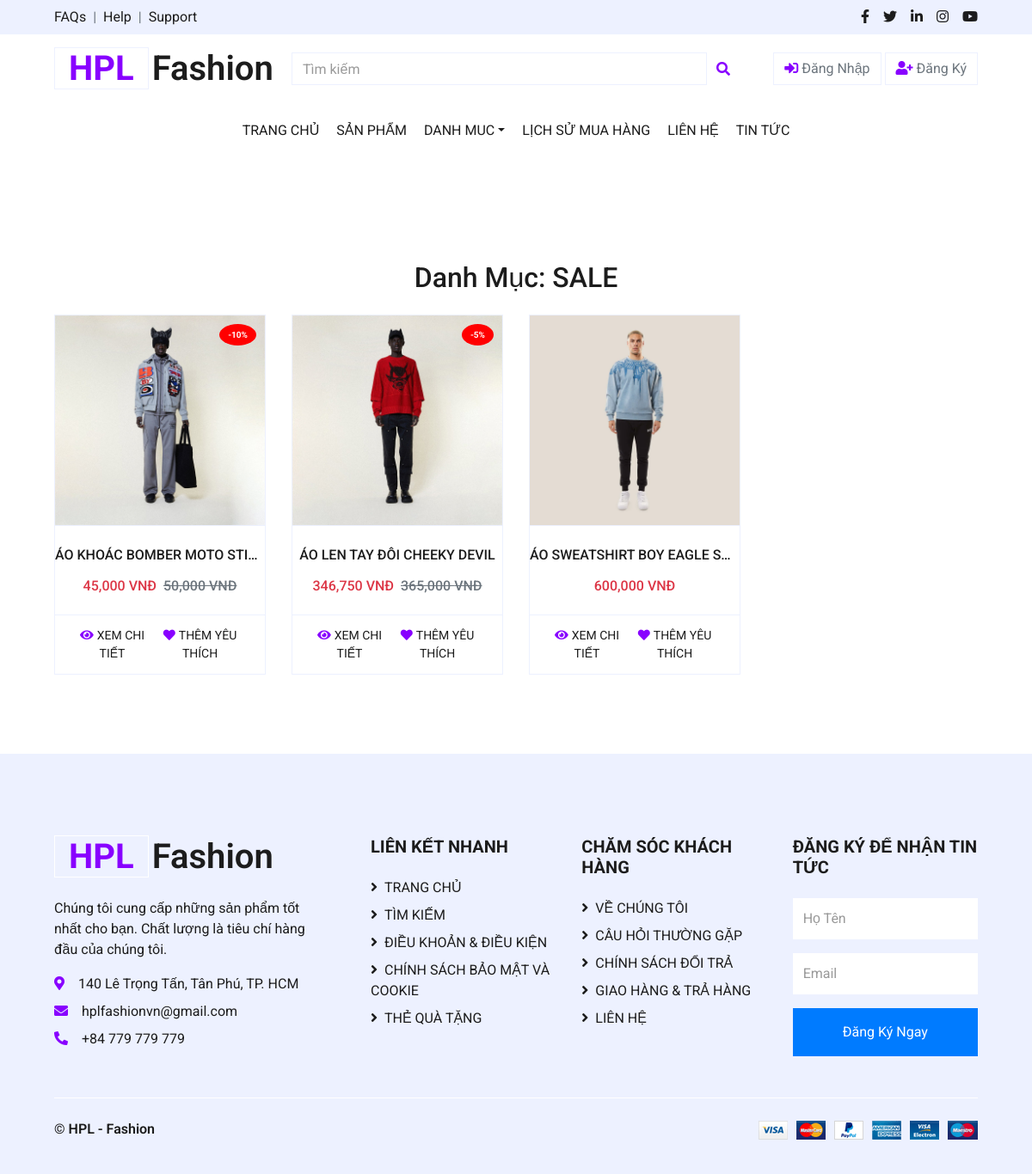
The app's page /views/collection.php?category_id=1, older data.
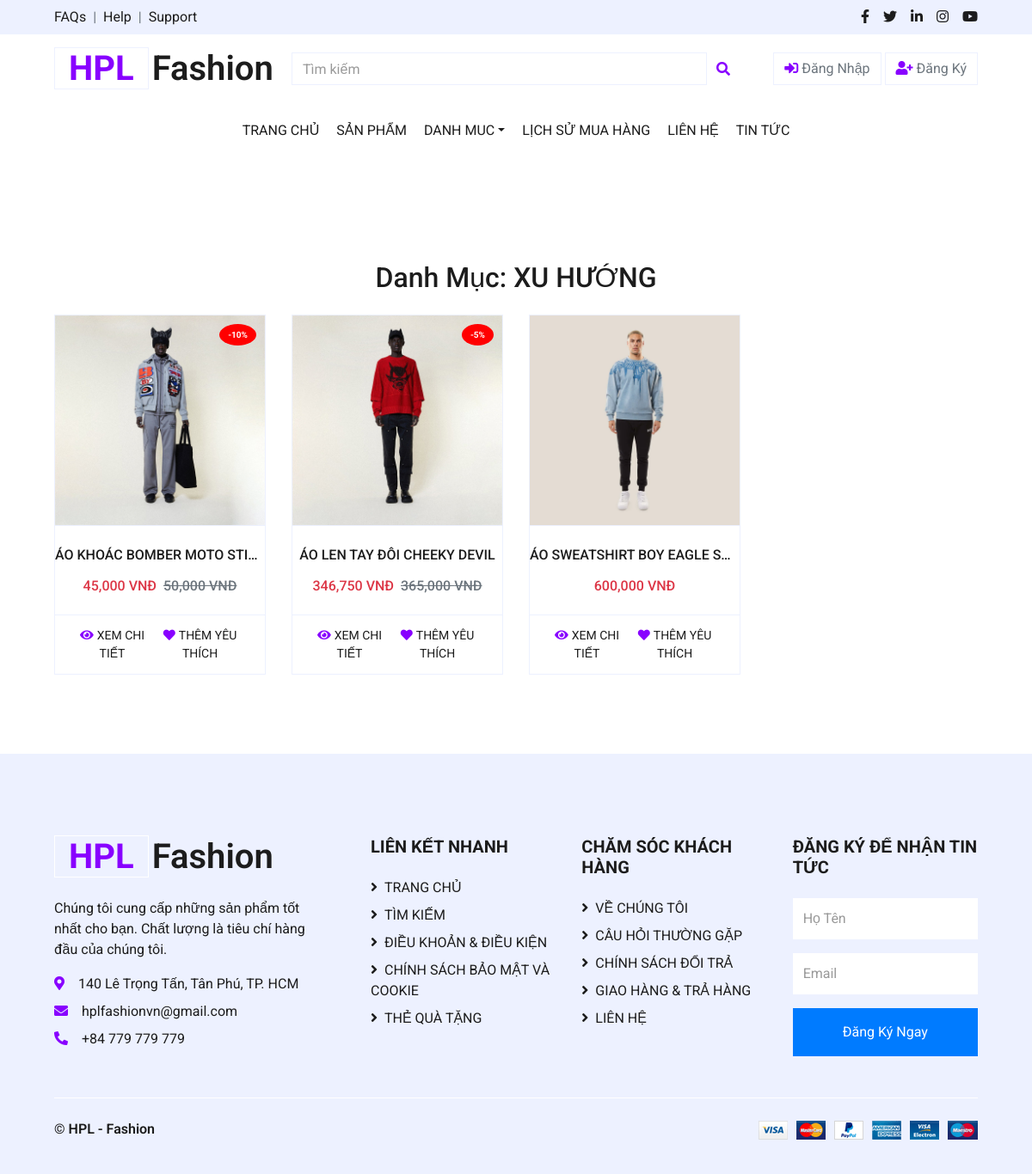
The same page, newer data.
### tables this page shows
CREATE TABLE `categories` (
  `category_id` int NOT NULL,
  `category_name` varchar(255) NOT NULL,
  `category_image` varchar(250) NOT NULL
);

CREATE TABLE `products` (
  `product_id` int NOT NULL,
  `product_name` varchar(255) NOT NULL,
  `price` int NOT NULL,
  `category_id` int DEFAULT NULL,
  `subcategory_id` int NOT NULL,
  `image` varchar(255) DEFAULT NULL,
  `image2` varchar(255) DEFAULT NULL,
  `image3` varchar(255) DEFAULT NULL,
  `description` varchar(255) DEFAULT NULL,
  `size` text,
  `discount` int DEFAULT '0',
  `type_id` int DEFAULT NULL,
  `view_count` int DEFAULT '0',
  `created_at` datetime DEFAULT CURRENT_TIMESTAMP
);

### config/Database.php (called while the page is built, shortened)
<?php
class Database {
    private static $servername = "localhost";
    private static $username = "root";
    private static $password = "";
    private static $dbname = "shopthoitrang";
    private static $conn = null;
    public static function getConnection() {
        if (self::$conn === null) {
            self::$conn = new mysqli(self::$servername, self::$username, self::$password, self::$dbname);
        }
        return self::$conn;
    }
    public static function query($sql) {
        $conn = self::getConnection();
        return $conn->query($sql);
    }
}
?>

### views/collection.php (the view, shortened to what this page needs)
<?php
include('../config/database.php');
$category_id = isset($_GET['category_id']) ? (int)$_GET['category_id'] : 0;
$category_query = Database::query("SELECT category_name FROM categories WHERE category_id = $category_id");
$category = $category_query->fetch_array();
$category_name = $category['category_name'];
$product_query = Database::query("SELECT * FROM products WHERE category_id = $category_id");
?>
<!DOCTYPE html>
<html lang="en">
<head>
    <link href="https://cdnjs.cloudflare.com/ajax/libs/font-awesome/5.10.0/css/all.min.css" rel="stylesheet">
    <link href="lib/owlcarousel/assets/owl.carousel.min.css" rel="stylesheet">
    <link href="../css/style.css" rel="stylesheet">
</head>
<body>
    <?php include '../includes/header.php'; ?>
    <div class="container-fluid pt-5">
        <h2 class="text-center mb-4">Danh Mục: <?= $category_name ?></h2>
        <div class="row px-xl-5 pb-3">
            <?php if ($product_query->num_rows > 0): ?>
                <?php while ($product = $product_query->fetch_assoc()): ?>
                    <div class="col-lg-3 col-md-6 col-sm-12 pb-1">
                        <div class="card product-item border-0 mb-4">
                            <div class="card-header product-img position-relative overflow-hidden bg-transparent border p-0">
                                <?php $imagePath = (substr($product['image'], 0, 4) == 'http') ? $product['image'] : '../assets/img_product/' . $product['image']; ?>
                                <img class="img-fluid w-100" src="<?= $imagePath ?>" alt="<?= $product['product_name'] ?>">
                                <?php if ($product['discount'] > 0): ?>
                                    <div class="discount-badge position-absolute">
                                        -<?= $product['discount'] ?>%
                                    </div>
                                <?php endif; ?>
                            </div>
                            <div class="card-body border-left border-right text-center p-0 pt-4 pb-3">
                                <h6 class="text-truncate mb-3"><?= $product['product_name'] ?></h6>
                                <div class="d-flex justify-content-center">
                                    <?php
                                    $discount = $product['discount'];
                                    $discounted_price = $product['price'] * (1 - $discount / 100);
                                    ?>
                                    <h6 class="text-danger"><?= number_format($discounted_price) ?> VNĐ</h6>
                                    <?php if ($discount > 0): ?>
                                        <h6 class="text-muted ml-2"><del><?= number_format($product['price']) ?> VNĐ</del></h6>
                                    <?php endif; ?>
                                </div>
                            </div>
                            <div class="card-footer d-flex justify-content-between bg-light border">
                                <a href="detail.php?id=<?= $product['product_id'] ?>" class="btn btn-sm text-dark p-0">
                                    <i class="fas fa-eye text-primary mr-1"></i>XEM CHI TIẾT
                                </a>
                                <form method="POST" action="" class="d-flex align-items-center">
                                    <button type="submit" name="add_to_favorites" class="btn btn-sm text-dark p-0 bg-white">
                                        <i class="fas fa-heart text-primary mr-1"></i>THÊM YÊU THÍCH
                                    </button>
                                </form>
                            </div>
                        </div>
                    </div>
                <?php endwhile; ?>
            <?php else: ?>
                <p class="text-center">Không có sản phẩm nào trong danh mục này.</p>
            <?php endif; ?>
        </div>
    </div>
    <?php include '../includes/footer.php'; ?>
</body>
</html>

### includes/header.php (shortened to what this page needs)
<?php
include_once __DIR__ . '/../config/database.php';
$conn = Database::getConnection();
if (isset($_SESSION['user'])) {
    $user_id = $_SESSION['user']['user_id'];
    $cart_query = "
        SELECT SUM(cart_item.quantity) AS total_quantity
        FROM cart
        JOIN cart_item ON cart.cart_id = cart_item.cart_id
        WHERE cart.user_id = $user_id
    ";
    $cart_result = $conn->query($cart_query);
    $row = $cart_result->fetch_assoc();
    $cart_count = $row['total_quantity'] ? $row['total_quantity'] : 0;
    $favorites_query = "
        SELECT COUNT(*) AS favorite_count
        FROM favorites
        WHERE user_id = $user_id
    ";
    $favorites_result = $conn->query($favorites_query);
    $favorite_row = $favorites_result->fetch_assoc();
    $favorite_count = $favorite_row['favorite_count'] ? $favorite_row['favorite_count'] : 0;
} else {
    $cart_count = 0;
    $favorite_count = 0;
}
?>
<div class="container-fluid">
    <div class="row bg-secondary py-2 px-xl-5">
        <div class="col-lg-6 d-none d-lg-block">
            <div class="d-inline-flex align-items-center">
                <a class="text-dark" href="">FAQs</a>
                <span class="text-muted px-2">|</span>
                <a class="text-dark" href="">Help</a>
                <span class="text-muted px-2">|</span>
                <a class="text-dark" href="">Support</a>
                </div>
            </div>
            <div class="col-lg-6 text-center text-lg-right">
                <div class="d-inline-flex align-items-center">
                <a class="text-dark px-2" href="">
                    <i class="fab fa-facebook-f"></i>
                </a>
                <a class="text-dark px-2" href="">
                    <i class="fab fa-twitter"></i>
                </a>
                <a class="text-dark px-2" href="">
                    <i class="fab fa-linkedin-in"></i>
                </a>
                <a class="text-dark px-2" href="">
                    <i class="fab fa-instagram"></i>
                </a>
                <a class="text-dark pl-2" href="">
                    <i class="fab fa-youtube"></i>
                </a>
            </div>
        </div>
    </div>
    <div class="row align-items-center py-3 px-xl-5">
        <div class="col-lg-3 d-none d-lg-block">
            <a href="<?php echo BASE_URL; ?>index.php" class="text-decoration-none">
                <h1 class="m-0 display-5 font-weight-semi-bold">
                    <span class="text-success font-weight-bold border px-3 mr-1">HPL</span>Fashion
                </h1>
            </a>
        </div>
        <div class="col-lg-6 col-6 text-left">
            <form action="<?php echo VIEWS_URL; ?>search.php" method="GET">
                <div class="input-group">
                    <input type="text" name="query" class="form-control" placeholder="Tìm kiếm" required>
                    <div class="input-group-append">
                        <button type="submit" class="input-group-text bg-transparent text-primary" style="border: none; background: none; cursor: pointer;">
                            <i class="fa fa-search"></i>
                        </button>
                    </div>
                </div>
            </form>
        </div>
            <div class="col-lg-3 col-6 text-right">
            <?php if (isset($_SESSION['user'])): ?>
                <a href="<?php echo VIEWS_URL; ?>favorites.php" class="btn border">
                    <i class="fas fa-heart text-primary"></i>
                    <span class="badge"><?php echo $favorite_count; ?></span>
                </a>
                <a href="<?php echo VIEWS_URL; ?>cart.php" class="btn border">
                    <i class="fas fa-shopping-cart text-primary"></i>
                    <span class="badge"><?php echo $cart_count; ?></span>
                </a>
                <?php if ($_SESSION['user']['roles'] === 'admin'): ?>
                    <a href="<?php echo BASE_URL; ?>admin/admin.php" class="btn btn-danger">
                        Admin
                    </a>
                <?php endif; ?>
            <?php else: ?>
                <a href="<?php echo AUTH_URL . '/login.php'; ?>" class="btn border">
                    <i class="fas fa-sign-in-alt text-primary"></i>
                    Đăng Nhập
                </a>
                <a href="<?php echo AUTH_URL . '/register.php'; ?>" class="btn border">
                    <i class="fas fa-user-plus text-primary"></i>
                    Đăng Ký
                </a>
            <?php endif; ?>
        </div>
    </div>
</div>
<div class="container-fluid mb-5">
    <div class="container-fluid px-0">
    <nav class="navbar navbar-expand-lg bg-light navbar-light py-3 py-lg-0 px-0">
    <div class="collapse navbar-collapse justify-content-between" id="navbarCollapse">
    <div class="navbar-nav mx-auto py-0">
        <a href="<?php echo BASE_URL; ?>index.php" class="nav-item nav-link active fw-bold">TRANG CHỦ</a>
        <a href="<?php echo VIEWS_URL; ?>shop.php" class="nav-item nav-link fw-bold">SẢN PHẨM</a>
        <div class="nav-item dropdown">
            <a href="#" class="nav-link dropdown-toggle fw-bold" data-toggle="dropdown">DANH MUC</a>
        </div>
        <a href="<?php echo VIEWS_URL; ?>order_history.php" class="nav-item nav-link fw-bold">LỊCH SỬ MUA HÀNG</a>
        <a href="<?php echo VIEWS_URL; ?>contact.php" class="nav-item nav-link fw-bold">LIÊN HỆ</a>
        <a href="#" class="nav-item nav-link fw-bold">TIN TỨC</a>
    </div>
</div>
</nav>
    <div class="col-lg-9 mx-auto">
        <br>
        </div>
    </div>
    </div>

### includes/footer.php
<div class="container-fluid bg-secondary text-dark mt-5 pt-5">
    <div class="row px-xl-5 pt-5">
        <div class="col-lg-4 col-md-12 mb-5 pr-3 pr-xl-5">
            <a href="" class="text-decoration-none">
                <h1 class="mb-4 display-5 font-weight-semi-bold">
                    <span class="text-primary font-weight-bold border border-white px-3 mr-1">HPL</span>Fashion
                </h1>
            </a>
            <p>Chúng tôi cung cấp những sản phẩm tốt nhất cho bạn. Chất lượng là tiêu chí hàng đầu của chúng tôi.</p>
            <p class="mb-2"><i class="fa fa-map-marker-alt text-primary mr-3"></i>140 Lê Trọng Tấn, Tân Phú, TP. HCM</p>
            <p class="mb-2"><i class="fa fa-envelope text-primary mr-3"></i>hplfashionvn@gmail.com</p>
            <p class="mb-0"><i class="fa fa-phone-alt text-primary mr-3"></i>+84 779 779 779</p>
        </div>
        <div class="col-lg-8 col-md-12">
            <div class="row">
            <div class="col-md-4 mb-5">
                <h5 class="font-weight-bold text-dark mb-4">LIÊN KẾT NHANH</h5>
                <div class="d-flex flex-column justify-content-start">
                    <a class="text-dark mb-2" href="index.php"><i class="fa fa-angle-right mr-2"></i>TRANG CHỦ</a>
                    <a class="text-dark mb-2" href="views/search.php"><i class="fa fa-angle-right mr-2"></i>TÌM KIẾM</a>
                    <a class="text-dark mb-2" href="#"><i class="fa fa-angle-right mr-2"></i>ĐIỀU KHOẢN & ĐIỀU KIỆN</a>
                    <a class="text-dark mb-2" href="#"><i class="fa fa-angle-right mr-2"></i>CHÍNH SÁCH BẢO MẬT VÀ COOKIE</a>
                    <a class="text-dark" href="#"><i class="fa fa-angle-right mr-2"></i>THẺ QUÀ TẶNG</a>
                </div>
            </div>
            <div class="col-md-4 mb-5">
                <h5 class="font-weight-bold text-dark mb-4">CHĂM SÓC KHÁCH HÀNG</h5>
                <div class="d-flex flex-column justify-content-start">
                    <a class="text-dark mb-2" href="views/about.php"><i class="fa fa-angle-right mr-2"></i>VỀ CHÚNG TÔI</a>
                    <a class="text-dark mb-2" href="#"><i class="fa fa-angle-right mr-2"></i>CÂU HỎI THƯỜNG GẶP</a>
                    <a class="text-dark mb-2" href="#"><i class="fa fa-angle-right mr-2"></i>CHÍNH SÁCH ĐỔI TRẢ</a>
                    <a class="text-dark mb-2" href="#"><i class="fa fa-angle-right mr-2"></i>GIAO HÀNG & TRẢ HÀNG</a>
                    <a class="text-dark" href="contact.php"><i class="fa fa-angle-right mr-2"></i>LIÊN HỆ</a>
                </div>
            </div>
                <div class="col-md-4 mb-5">
                    <h5 class="font-weight-bold text-dark mb-4">ĐĂNG KÝ ĐỂ NHẬN TIN TỨC</h5>
                    <form action="">
                        <div class="form-group">
                            <input type="text" class="form-control border-0 py-4" placeholder="Họ Tên" required="required" />
                        </div>
                        <div class="form-group">
                            <input type="email" class="form-control border-0 py-4" placeholder="Email" required="required" />
                        </div>
                        <div>
                            <button class="btn btn-primary btn-block border-0 py-3" type="submit">Đăng Ký Ngay</button>
                        </div>
                    </form>
                </div>
            </div>
        </div>
    </div>
    <div class="row border-top border-light mx-xl-5 py-4">
        <div class="col-md-6 px-xl-0">
            <p class="mb-md-0 text-center text-md-left text-dark">
                &copy; <a class="text-dark font-weight-semi-bold" href="#">HPL - Fashion</a>
            </p>
        </div>
        <div class="col-md-6 px-xl-0 text-center text-md-right">
            <img class="img-fluid" src="img/payments.png" alt="">
        </div>
    </div>
</div>

### views/collection.php (style rules this page uses)
.discount-badge { top: 10px; right: 10px; background-color: red; color: white; font-size: 10px; font-weight: bold; padding: 5px 10px; border-radius: 50%; z-index: 10; }

Row changes from the older to the newer data that the page shows:
changed categories: category_name "SALE" → "XU HƯỚNG"
